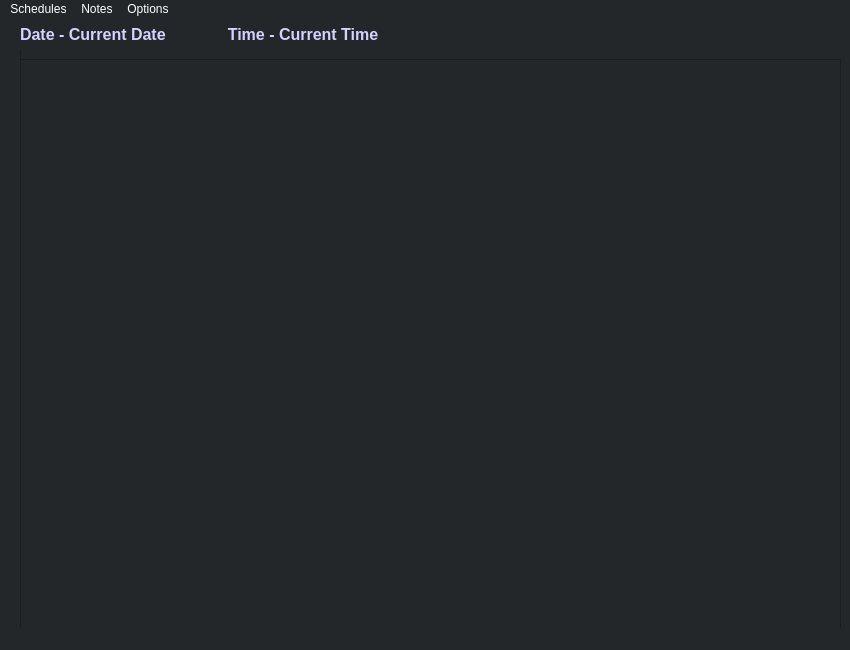
<?xml version="1.0" encoding="UTF-8"?>
<ui version="4.0">
 <class>MainWindow</class>
 <widget class="QMainWindow" name="MainWindow">
  <property name="geometry">
   <rect>
    <x>0</x>
    <y>0</y>
    <width>850</width>
    <height>650</height>
   </rect>
  </property>
  <property name="minimumSize">
   <size>
    <width>850</width>
    <height>650</height>
   </size>
  </property>
  <property name="maximumSize">
   <size>
    <width>850</width>
    <height>650</height>
   </size>
  </property>
  <property name="baseSize">
   <size>
    <width>850</width>
    <height>650</height>
   </size>
  </property>
  <property name="windowTitle">
   <string>MainWindow</string>
  </property>
  <property name="styleSheet">
   <string notr="true">background-color: rgb(35, 39, 42);
alternate-background-color: rgb(85, 85, 127);
selection-background-color: rgb(85, 85, 127);
color: rgb(255, 255, 255);</string>
  </property>
  <widget class="QWidget" name="centralwidget">
   <widget class="QFrame" name="outer_frame_hs">
    <property name="geometry">
     <rect>
      <x>20</x>
      <y>-20</y>
      <width>850</width>
      <height>650</height>
     </rect>
    </property>
    <property name="styleSheet">
     <string notr="true">background-color: rgb(35, 39, 42);</string>
    </property>
    <property name="frameShape">
     <enum>QFrame::StyledPanel</enum>
    </property>
    <property name="frameShadow">
     <enum>QFrame::Raised</enum>
    </property>
    <widget class="QLabel" name="date_time_label_hs">
     <property name="geometry">
      <rect>
       <x>0</x>
       <y>20</y>
       <width>781</width>
       <height>31</height>
      </rect>
     </property>
     <property name="font">
      <font>
       <family>Arial</family>
       <pointsize>12</pointsize>
       <weight>75</weight>
       <bold>true</bold>
      </font>
     </property>
     <property name="styleSheet">
      <string notr="true">color: rgb(213, 210, 255);</string>
     </property>
     <property name="text">
      <string>Date - Current Date              Time - Current Time</string>
     </property>
    </widget>
    <widget class="QScrollArea" name="scrollArea">
     <property name="geometry">
      <rect>
       <x>0</x>
       <y>60</y>
       <width>821</width>
       <height>571</height>
      </rect>
     </property>
     <property name="widgetResizable">
      <bool>true</bool>
     </property>
     <widget class="QWidget" name="scrollAreaWidgetContents">
      <property name="geometry">
       <rect>
        <x>0</x>
        <y>0</y>
        <width>819</width>
        <height>569</height>
       </rect>
      </property>
      <layout class="QVBoxLayout" name="verticalLayout"/>
     </widget>
    </widget>
   </widget>
  </widget>
  <widget class="QStatusBar" name="statusbar"/>
  <widget class="QMenuBar" name="menuBar">
   <property name="geometry">
    <rect>
     <x>0</x>
     <y>0</y>
     <width>850</width>
     <height>21</height>
    </rect>
   </property>
   <widget class="QMenu" name="menuNew">
    <property name="font">
     <font>
      <family>Arial</family>
      <pointsize>10</pointsize>
     </font>
    </property>
    <property name="title">
     <string>Schedules</string>
    </property>
    <addaction name="actioncreate_s_hs"/>
    <addaction name="actionview_s_hs"/>
   </widget>
   <widget class="QMenu" name="menuNotes">
    <property name="font">
     <font>
      <family>Arial</family>
      <pointsize>10</pointsize>
     </font>
    </property>
    <property name="title">
     <string>Notes</string>
    </property>
    <addaction name="actioncreate_n_hs"/>
    <addaction name="actionview_n_hs"/>
   </widget>
   <widget class="QMenu" name="menuOptions">
    <property name="font">
     <font>
      <family>Arial</family>
      <pointsize>10</pointsize>
     </font>
    </property>
    <property name="title">
     <string>Options</string>
    </property>
    <addaction name="actionfiles_in_local_folder_hs"/>
    <addaction name="actioncreate_guide_hs"/>
    <addaction name="actioncreate_cue_srs_hs"/>
   </widget>
   <addaction name="menuNew"/>
   <addaction name="menuNotes"/>
   <addaction name="menuOptions"/>
  </widget>
  <action name="actionCreate_Reminder_Schedule">
   <property name="text">
    <string>Create Reminder/Schedule</string>
   </property>
  </action>
  <action name="actionView_Reminder_Schedule">
   <property name="text">
    <string>View Reminder/Schedule</string>
   </property>
  </action>
  <action name="actionEdit_Reminder_Schedule">
   <property name="text">
    <string>Edit Reminder/Schedule</string>
   </property>
  </action>
  <action name="actionFiles_in_local_folders">
   <property name="text">
    <string>Files in Local Folders</string>
   </property>
  </action>
  <action name="actionCredits_Documentation">
   <property name="text">
    <string>Credits/Documentation</string>
   </property>
  </action>
  <action name="actionCreate_Reminder_Schedule_2">
   <property name="text">
    <string>Create Reminder/Schedule</string>
   </property>
   <property name="font">
    <font>
     <family>Arial</family>
     <pointsize>10</pointsize>
    </font>
   </property>
  </action>
  <action name="actionView_Reminder_Schedule_2">
   <property name="text">
    <string>View Reminder/Schedule</string>
   </property>
  </action>
  <action name="actioncreate_s_hs">
   <property name="text">
    <string>Create New Schedule</string>
   </property>
   <property name="font">
    <font>
     <family>Arial</family>
     <pointsize>12</pointsize>
    </font>
   </property>
  </action>
  <action name="actionView_Reminder_Schedule_3">
   <property name="text">
    <string>View Reminder/Schedule</string>
   </property>
  </action>
  <action name="actionEdit_Reminder_Schedule_2">
   <property name="text">
    <string>Edit Reminder/Schedule</string>
   </property>
  </action>
  <action name="actionfiles_in_local_folder_hs">
   <property name="text">
    <string>Show file location</string>
   </property>
   <property name="font">
    <font>
     <family>Arial</family>
     <pointsize>12</pointsize>
    </font>
   </property>
  </action>
  <action name="actioncreate_guide_hs">
   <property name="text">
    <string>Guide</string>
   </property>
   <property name="font">
    <font>
     <family>Arial</family>
     <pointsize>12</pointsize>
    </font>
   </property>
  </action>
  <action name="actioncreate_n_hs">
   <property name="text">
    <string>Create Notes</string>
   </property>
   <property name="font">
    <font>
     <family>Arial</family>
     <pointsize>12</pointsize>
    </font>
   </property>
  </action>
  <action name="actionview_n_hs">
   <property name="text">
    <string>View and Edit Notes</string>
   </property>
   <property name="font">
    <font>
     <family>Arial</family>
     <pointsize>12</pointsize>
    </font>
   </property>
  </action>
  <action name="actionview_s_hs">
   <property name="text">
    <string>View and Edit Schedule</string>
   </property>
   <property name="font">
    <font>
     <family>Arial</family>
     <pointsize>12</pointsize>
    </font>
   </property>
  </action>
  <action name="actioncreate_cue_srs_hs">
   <property name="text">
    <string>SRS Document for Cue</string>
   </property>
   <property name="font">
    <font>
     <family>Arial</family>
     <pointsize>12</pointsize>
    </font>
   </property>
  </action>
  <action name="actionview">
   <property name="text">
    <string>View Schedule</string>
   </property>
   <property name="font">
    <font>
     <family>Arial</family>
     <pointsize>12</pointsize>
    </font>
   </property>
  </action>
  <action name="actionvie">
   <property name="text">
    <string>View Notes</string>
   </property>
   <property name="font">
    <font>
     <family>Arial</family>
     <pointsize>12</pointsize>
    </font>
   </property>
  </action>
 </widget>
 <resources/>
 <connections/>
</ui>
